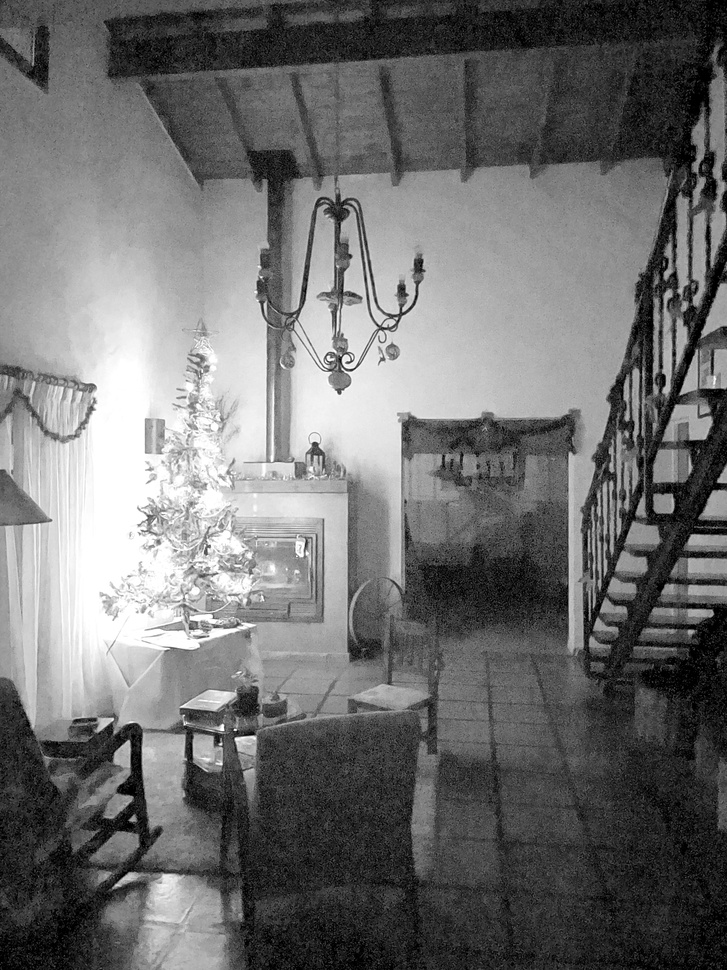
#> input picture TPfinal/results/contrast1.5.jpg, 727 x 970 px, shrunk from 3024 x 4032 before the run
$ python threshold.py
#> lines starting #> are read from the running program, lines starting #| are printed output that depends on the picture; after the words box and inside, x2 and y2 are one past the last pixel; in counts of white or black regions, pixels touching at a corner belong together
import cv2
import numpy as np

# Load the image
image = cv2.imread('results/contrast1.5.jpg')
#> image is the input picture: shape (970, 727, 3); min 0, max 255, mean 110.8

# Calculate the threshold value as a percentage of the maximum pixel value
percentage_threshold = 25
max_pixel_value = 255  # Assuming 8-bit grayscale image
threshold_value = (percentage_threshold / 100) * max_pixel_value

# Apply thresholding
_, thresholded_image = cv2.threshold(image, threshold_value, max_pixel_value, cv2.THRESH_BINARY)
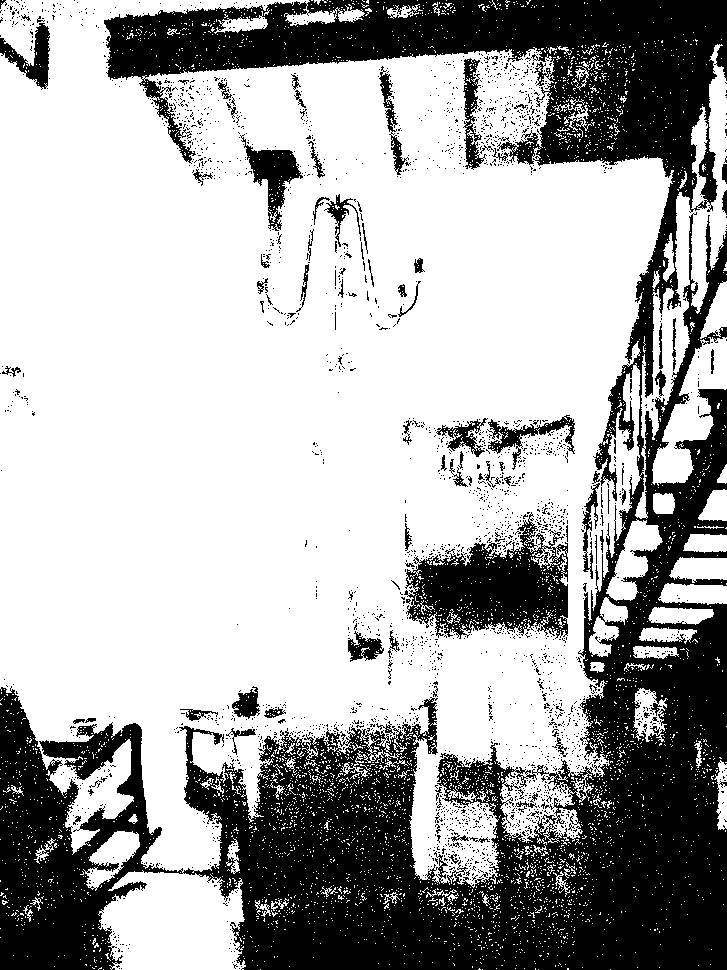
#> thresholded_image: shape (970, 727, 3); 66.9% white; 2589 black regions (2497 under 20 px), largest, box (x1, y1, x2, y2) and area: (0, 0, 727, 970) 202680, (404, 512, 568, 639) 11107, (240, 134, 303, 231) 2025

# Save the thresholded image
cv2.imwrite('./results/thresholded_image.jpg', thresholded_image)
